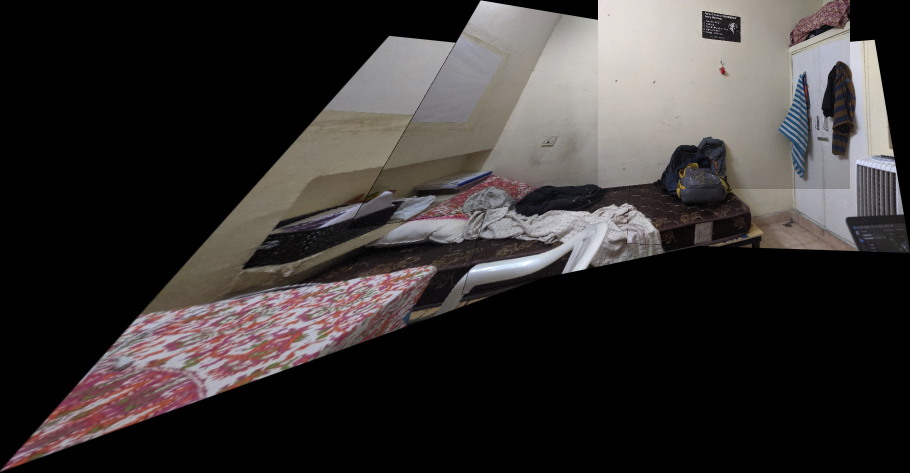
#> input picture outputStitching0.jpg, 1820 x 945 px (shown at 1/2 size); its folder holds 4 pictures in this run
$ python Stitching.py
#> lines starting #> are read from the running program, lines starting #| are printed output that depends on the picture
import cv2 as cv2
import numpy as np
import matplotlib.pyplot as plt
from random import randrange
import os
import math

indicexMax = lambda x: np.unravel_index(np.argmax(x),x.shape)
IntArray = lambda y: np.vectorize(lambda x: int(x))(y)
constructRT = lambda minX, minY : np.array([[1, 0, -minX],[0, 1, -minY],[0, 0, 1]])

def getMask(s):
  sGrey = cv2.cvtColor(s, cv2.COLOR_BGR2GRAY)
  ret, KeypointMask = cv2.threshold(sGrey, 1, 255, cv2.THRESH_BINARY)
  return KeypointMask

def showTestImage(image):
  cv2.imshow('test',image)
  cv2.waitKey(2500)

def TransferImage(i,set1,set2):
  set1.remove(i)
  set2.append(i)

def getMatches(desListi, desListj):
  matches = bf.knnMatch(desListi, desListj, k=2)
  good = []
  for m in matches:
    if m[0].distance < 0.5*m[1].distance:
      good.append(m)
    matches = np.asarray(good)
  return len(matches), matches

def points3Dto2D(Coordinates):
  cn = []
  for row in Coordinates:
    x = row[0]/row[2]
    y = row[1]/row[2]
    cn.append([x,y])
  cn = np.array(cn)
  cn = np.vectorize(lambda  x: int(x)) (cn)
  return np.array(cn)

def getImageCoordinates(img,mode='3D'):
  h, w, _ = img.shape
  Coordinates = np.array([[0,0,1],[w,0,1],[0,h,1],[w,h,1]])
  if mode == '2D':
    Coordinates = points3Dto2D(Coordinates)
  return Coordinates

def getWarpedImageCoordinates(img,H):
  imgCoordinates = getImageCoordinates(img)
  NewCoordinates = H.dot(imgCoordinates.T)
  return points3Dto2D(NewCoordinates.T)

def getHomographyFromMatched(matches,kp1,kp2):
  if len(matches[:,0]) >= 4:
    src = np.float32([ kp1[m.queryIdx].pt for m in matches[:,0] ]).reshape(-1,1,2)
    dst = np.float32([ kp2[m.trainIdx].pt for m in matches[:,0] ]).reshape(-1,1,2)
    H, masked = cv2.findHomography(src, dst, cv2.RANSAC, 5.0)
  return H,masked

# [8 lines left out: function getAffinefromMatched, not called in this run]

def getFinalDimension(CoordinatesCombined):
  minX,minY = CoordinatesCombined.min(axis=0)
  maxX,maxY = CoordinatesCombined.max(axis=0)
  Width = maxX-minX
  Height = maxY-minY
  return minX,minY,Width,Height,Height*Width

# [40 lines left out: function mergeImage, not called in this run]

def getFeatureMatchAndProjectionMatrix(desList,kpList,mode='h'):
  N = len(desList)
  matchMatrix = np.zeros((N,N))
  homographyMatrix = []
  for i in range(0,N):
    homographyArray = []
    for j in range(0,N):
      if i==j:
        homographyArray.append(np.identity(3))
        continue
      matchCount, matches = getMatches(desList[j],desList[i])
      if matchCount >= 4:
        if mode == 'a':
          H,_ = getAffinefromMatched(matches,kpList[j],kpList[i])
        else:
          H,_ = getHomographyFromMatched(matches,kpList[j],kpList[i])
        matchMatrix[i][j] = matchCount
        homographyArray.append(H)
      else:
        homographyArray.append(np.identity(3))
    homographyMatrix.append(homographyArray)
  matchMatrix = (matchMatrix+matchMatrix.T)/2
  return IntArray(matchMatrix) ,np.array(homographyMatrix)

def ContructFinalImage(CoordinatesCombined,HomographyArray,imgList):
  minX,minY,Width,Height,Area =  getFinalDimension(CoordinatesCombined)
  print("Constructing Image From Coordiantes & Homographies ......")
  print("Width: {0}, Height: {1}, Area: {2}".format(Width,Height,Area))
  RT = constructRT(minX,minY)
  HomographyArray = [RT.dot(H) for H in HomographyArray]
  N_Images = len(imgList)
  dst = np.zeros(shape=[Height, Width , 3], dtype=np.uint8)
  for k in range(N_Images):
    img = imgList[k]
    H = HomographyArray[k]
    s = cv2.warpPerspective(img,H, (Width,Height))
    mask = getMask(dst)
    s[np.where(mask==255)] = dst[np.where(mask==255)]
    dst = s
  return dst

def get2Dindices(matrix):
  try:
    r,c = indicexMax(matrix)
    return r,c
  except:
    r,c = 0,indicexMax(matrix)[0]
    return r,c


if __name__ == "__main__":
  ## ============ Settings ============ ##
  print("Enter the diretory of images..")
  d = input()
  print("Enter the Perspective Homography/Affine")
  mod = input()
  directory = './'+d
  imagelist = [f for f in os.listdir(directory) if f.endswith('.jpg')]
  N_Images = len(imagelist)
  ScaleFactor = 8

  ## ======== Initializing Lists and Functions ======= ##

  imgListCV, kpList, desList = [],[],[]
  sift = cv2.xfeatures2d.SIFT_create()
  bf = cv2.BFMatcher()

  ## ===================================================================================================================
  ## Read all Images in An Array
  ## find the keypoints and descriptors with SIFT and Add to List
  ## ===================================================================================================================

  print("Reading all Images from the Directory {0}".format(directory))
  for image in imagelist:
    print("Reading Image "+image)
    img = cv2.imread(directory+'/'+image)
#> img is the input picture: shape (945, 1820, 3); mean B, G, R 51.2, 52.1, 56
    height,width,_ = img.shape
#> height = 945; width = 1820
    img = cv2.resize(img,(int(width/ScaleFactor),int(height/ScaleFactor)))
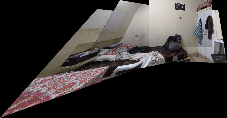
#> img: shape (118, 227, 3); mean B, G, R 51.2, 52.1, 56
    imgGrey = cv2.cvtColor(img, cv2.COLOR_BGR2GRAY)
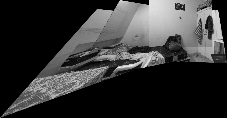
#> imgGrey: shape (118, 227); min 0, max 254, mean 53.2
    kp, des = sift.detectAndCompute(imgGrey,None)
#> kp = 112 keypoints; strongest (x, y, size): (131, 66, 3.4), (215, 15, 6.2), (119, 67, 1.9), (222, 41, 2.1)
    kpList.append(kp)
    desList.append(des)
    imgListCV.append(img)
#> pass 2 of the loop `for image in imagelist:`:
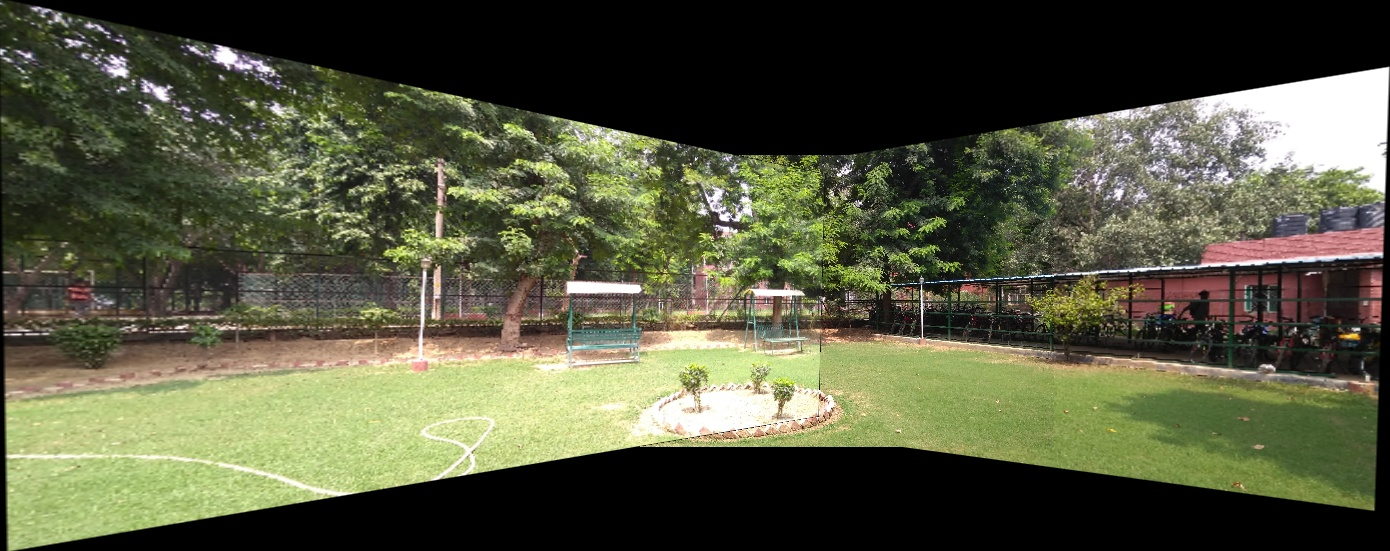
#> input picture outputStitching1.jpg, 1390 x 551 px
#> img is the input picture: shape (551, 1390, 3); mean B, G, R 62.8, 86.5, 84.2
#> `img = cv2.resize(img,(int(width/ScaleFactor),int(height/ScaleFactor)))`:
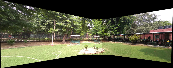
#> img: shape (68, 173, 3); mean B, G, R 62.6, 86.2, 84
#> `imgGrey = cv2.cvtColor(img, cv2.COLOR_BGR2GRAY)`:
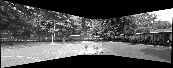
#> imgGrey: shape (68, 173); min 0, max 255, mean 82.8
#> kp = 82 keypoints; strongest (x, y, size): (14, 8, 1.9), (150, 13, 2), (135, 15, 1.8), (109, 39, 2.9)
#> pass 3 of the loop `for image in imagelist:`:
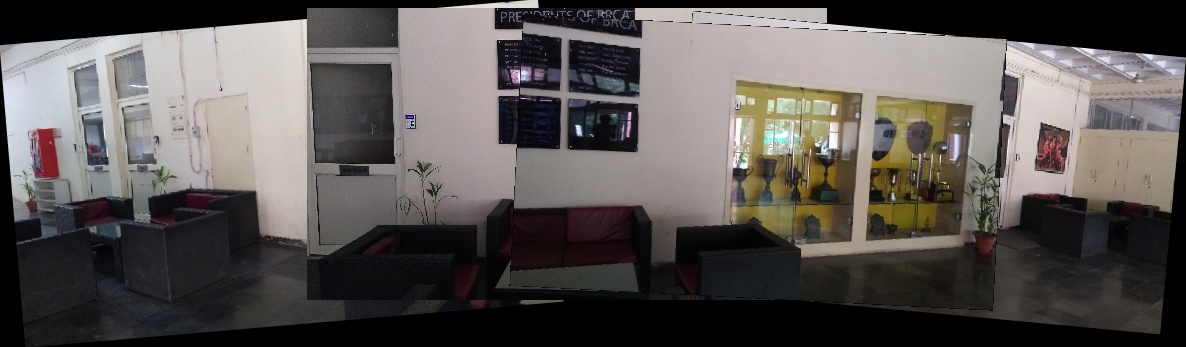
#> input picture outputStitching2.jpg, 1186 x 347 px
#> img is the input picture: shape (347, 1186, 3); mean B, G, R 82.7, 85.2, 89.5
#> `img = cv2.resize(img,(int(width/ScaleFactor),int(height/ScaleFactor)))`:
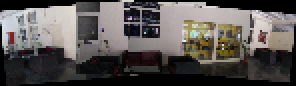
#> img: shape (43, 148, 3) (shown 2 times larger); mean B, G, R 82.6, 85, 89.4
#> `imgGrey = cv2.cvtColor(img, cv2.COLOR_BGR2GRAY)`:
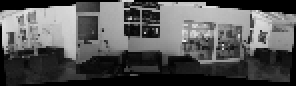
#> imgGrey: shape (43, 148) (shown 2 times larger); min 0, max 239, mean 86
#> kp = 72 keypoints; strongest (x, y, size): (36, 4, 2.1), (6, 17, 2.1), (29, 14, 13.3), (131, 19, 2.3)
#> the loop made 4 passes; the first 3 are shown
    # cv2.imshow('Image',img)
    # cv2.waitKey(30)

  assert len(imgListCV) == len(kpList) == len(desList) == N_Images

  ## ===================================================================================================================
  ## Compute Feature Martrix and MAtrix of Homographies/ Affines
  ## ===================================================================================================================
  featureMatchMatrix,homographyMatrix = getFeatureMatchAndProjectionMatrix(desList,kpList,mode=mod)
#> the loop in getFeatureMatchAndProjectionMatrix, `for i in range(0,N):` made 4 passes
  featureMatchMatrixSum = featureMatchMatrix.sum(axis=0)
  maxCount = featureMatchMatrixSum.max()

  ## ===================================================================================================================
  ## Loop Over Each Image as the Base
  ## ===================================================================================================================

  MinArea = math.inf
  HomographyArrayFinal = None
  CoordinatesCombinedFinal = None
  ImageListFinal = None
  HomographyListFinal = None
  DimensionListFinal = None

  ## ===================================================================================================================
  ## Homography And Affine Projection
  ## ===================================================================================================================
  for Root in range(0,N_Images):
    if featureMatchMatrixSum[Root] > 0.25*maxCount:
      print("\nTaken Image {0} as the Base Image".format(Root))
    else:
      print("\n {0} Rejected as Base Image".format(Root))
      continue

    ## ============ Lists / Sets Initialization ============== ##
    CoordinatesCombined = getImageCoordinates(imgListCV[Root],mode='2D')
    HomographyArray = homographyMatrix[Root]
    ImageSet = np.arange(0,N_Images).tolist()
    ImageTaken = []
    HomographyList = []
    DimensionList = []
    RTIntial = np.identity(3)
    Area = imgListCV[Root].shape[0]*imgListCV[Root].shape[0]

    ## ============ Picking Images from Set One-One ============ ##
    TransferImage(Root,ImageSet,ImageTaken)
    assert len(ImageSet)+len(ImageTaken)==N_Images

    while len(ImageSet) != 0:
      rowIdx = np.array(ImageTaken)
      colIdx = np.array(ImageSet)
      featureMatchMatrixRound = featureMatchMatrix[rowIdx[:,None],colIdx]
      # print(ImageTaken, ImageSet, rowIdx,colIdx,featureMatchMatrixRound)

      ## ========== Take One iamge from Image Set ========== ##
      r,c = get2Dindices(featureMatchMatrixRound)
      parentNode = rowIdx[r]
      NodeSelected = colIdx[c]
      print("Parent Image: {0}, Selected Image {1}".format(parentNode,NodeSelected))

      ## ========== Compute Homogrpahy And Save ========== ##
      Hparent = HomographyArray[parentNode]
      H = homographyMatrix[parentNode][NodeSelected]
      HomographyArray[NodeSelected] = Hparent.dot(H)
      assert HomographyArray[NodeSelected].shape == (3,3)
      # print(Hparent, H, HomographyArray[NodeSelected])

      ## ========== Estimate Coordinates ========== ##
      warpedCoordinates = getWarpedImageCoordinates(imgListCV[NodeSelected], HomographyArray[NodeSelected])
      CoordinatesCombined = np.concatenate((CoordinatesCombined,warpedCoordinates),axis=0)
      # print(CoordinatesCombined,warpedCoordinates)

      ## ========== Transfer Image to Another Set ========== ##
      TransferImage(NodeSelected,ImageSet,ImageTaken)
      assert len(ImageSet) + len(ImageTaken) == N_Images

      ## ========== Compute Sequencial Homography ========== ##
      minX,minY,Width,Height,AreaNew = getFinalDimension(CoordinatesCombined)
      RTNew = constructRT(minX,minY)
      RTInitalInv = np.linalg.inv(RTIntial)
      RTBase = RTNew.dot(RTInitalInv)
      RTIntial = RTNew
      HBase = RTBase.dot(HomographyArray[Root])
      HWarp = RTNew.dot(HomographyArray[NodeSelected])
      DimensionList.append((Width,Height))
      HomographyList.append((HBase,HWarp))
      assert Area <= AreaNew
      Area = AreaNew

    ## ========== Comaprison for Best Fit of Base Image ========== ##
    minX,minY,Width,Height,Area = getFinalDimension(CoordinatesCombined)
    dst = ContructFinalImage(CoordinatesCombined,HomographyArray,imgListCV)
    cv2.imwrite('outputStitching{0}.jpg'.format(Root),dst)
    if Area<MinArea:
      MinArea = Area
      HomographyListFinal = HomographyList
      DimensionListFinal = DimensionList
      CoordinatesCombinedFinal = CoordinatesCombined
      HomographyArrayFinal = HomographyArray
#> (the run stopped early here; a loop or call above may not have finished)
